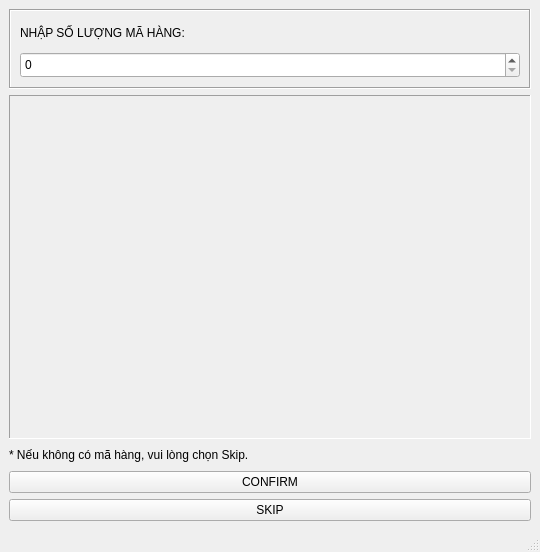
<?xml version="1.0" encoding="UTF-8"?>
<ui version="4.0">
 <class>MainWindow</class>
 <widget class="QMainWindow" name="MainWindow">
  <property name="geometry">
   <rect>
    <x>0</x>
    <y>0</y>
    <width>540</width>
    <height>552</height>
   </rect>
  </property>
  <property name="windowTitle">
   <string>MainWindow</string>
  </property>
  <widget class="QWidget" name="centralwidget">
   <layout class="QVBoxLayout" name="verticalLayout">
    <item>
     <widget class="QFrame" name="frame">
      <property name="maximumSize">
       <size>
        <width>16777215</width>
        <height>80</height>
       </size>
      </property>
      <property name="font">
       <font>
        <family>Arial</family>
       </font>
      </property>
      <property name="autoFillBackground">
       <bool>true</bool>
      </property>
      <property name="frameShape">
       <enum>QFrame::Box</enum>
      </property>
      <property name="frameShadow">
       <enum>QFrame::Sunken</enum>
      </property>
      <layout class="QVBoxLayout" name="verticalLayout_2">
       <item>
        <widget class="QLabel" name="label">
         <property name="font">
          <font>
           <family>Arial</family>
          </font>
         </property>
         <property name="text">
          <string>NHẬP SỐ LƯỢNG MÃ HÀNG:</string>
         </property>
        </widget>
       </item>
       <item>
        <widget class="QSpinBox" name="spinBox">
         <property name="maximumSize">
          <size>
           <width>16777215</width>
           <height>50</height>
          </size>
         </property>
         <property name="font">
          <font>
           <family>Arial</family>
          </font>
         </property>
        </widget>
       </item>
      </layout>
     </widget>
    </item>
    <item>
     <widget class="QFrame" name="frame_2">
      <property name="font">
       <font>
        <family>Arial</family>
       </font>
      </property>
      <property name="autoFillBackground">
       <bool>true</bool>
      </property>
      <property name="frameShape">
       <enum>QFrame::Panel</enum>
      </property>
      <property name="frameShadow">
       <enum>QFrame::Sunken</enum>
      </property>
      <layout class="QGridLayout" name="gridLayout"/>
     </widget>
    </item>
    <item>
     <widget class="QLabel" name="label_2">
      <property name="maximumSize">
       <size>
        <width>16777215</width>
        <height>20</height>
       </size>
      </property>
      <property name="font">
       <font>
        <family>Arial</family>
       </font>
      </property>
      <property name="text">
       <string>* Nếu không có mã hàng, vui lòng chọn Skip.</string>
      </property>
     </widget>
    </item>
    <item>
     <widget class="QPushButton" name="pushButton">
      <property name="font">
       <font>
        <family>Arial</family>
       </font>
      </property>
      <property name="text">
       <string>CONFIRM</string>
      </property>
     </widget>
    </item>
    <item>
     <widget class="QPushButton" name="pushButton_2">
      <property name="font">
       <font>
        <family>Arial</family>
       </font>
      </property>
      <property name="text">
       <string>SKIP</string>
      </property>
     </widget>
    </item>
   </layout>
  </widget>
  <widget class="QMenuBar" name="menubar">
   <property name="geometry">
    <rect>
     <x>0</x>
     <y>0</y>
     <width>540</width>
     <height>21</height>
    </rect>
   </property>
  </widget>
  <widget class="QStatusBar" name="statusbar"/>
 </widget>
 <resources/>
 <connections/>
</ui>
